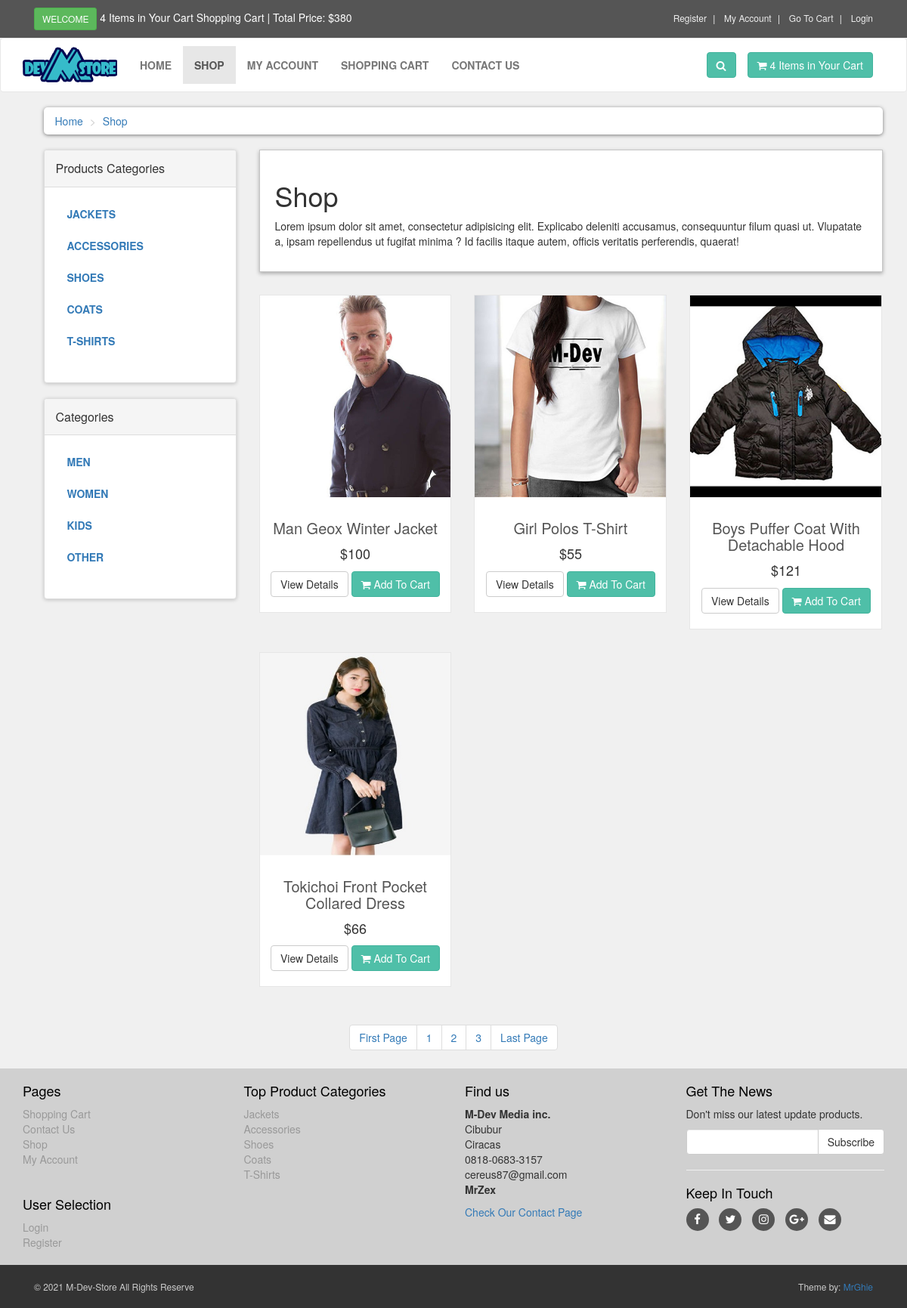
/shop.php?page=3, run on the app's committed database.
### tables this page shows
CREATE TABLE `product_categories` (
  `p_category_id` int(10) NOT NULL,
  `p_category_title` text NOT NULL,
  `p_category_desc` text NOT NULL
);

CREATE TABLE `categories` (
  `category_id` int(10) NOT NULL,
  `category_title` text NOT NULL,
  `category_desc` text NOT NULL
);

CREATE TABLE `products` (
  `product_id` int(10) NOT NULL,
  `p_category_id` int(10) NOT NULL,
  `category_id` int(10) NOT NULL,
  `date` timestamp NOT NULL DEFAULT current_timestamp() ON UPDATE current_timestamp(),
  `product_title` text NOT NULL,
  `product_img1` text NOT NULL,
  `product_img2` text NOT NULL,
  `product_img3` text NOT NULL,
  `product_price` int(10) NOT NULL,
  `product_keywords` text NOT NULL,
  `product_desc` text NOT NULL
);

### shop.php (the view, shortened to what this page needs)
<?php
    include("includes/header.php");
?>
        <div id="content">
            <div class="container">
                <div class="col-md-12">
                    <ul class="breadcrumb">
                        <li><a href="index.php">Home</a></li>
                        <li><a href="shop.php">Shop</a></li>
                    </ul>
                </div>
                <div class="col-md-3">
                    <?php include("includes/sidebar.php"); ?>
                </div>
                <div class="col-md-9">
                    <?php
                        if(!isset($_GET['p_cat']))
                        {
                            if(!isset($_GET['cat']))
                            {
                                echo "
                                    <div class='box'>
                                        <h1>Shop</h1>
                                        <p>
                                            Lorem ipsum dolor sit amet, consectetur adipisicing elit. Explicabo deleniti accusamus, consequuntur filum quasi ut.
                                            Vlupatate a, ipsam repellendus ut fugifat minima ? Id facilis itaque autem, officis veritatis perferendis, quaerat!
                                        </p>
                                    </div>";
                            }
                        }
                    ?>
                    <div class="row">
                    <?php
                       if(!isset($_GET['p_cat']))
                       {
                           if(!isset($_GET['cat']))
                           {
                               $per_page=6;
                               if(isset($_GET['page']))
                               {
                                   $page = $_GET['page'];
                               }
                               else
                               {
                                   $page=1;
                               }
                               $start_from = ($page-1) * $per_page;
                               $get_products = "select * from products order by 1 DESC LIMIT $start_from,$per_page";
                               $run_products = mysqli_query($conn,$get_products);
                               while($row_products=mysqli_fetch_array($run_products))
                               {
                                   $pro_id = $row_products['product_id'];
                                   $pro_title = $row_products['product_title'];
                                   $pro_price = $row_products['product_price'];
                                   $pro_img1 = $row_products['product_img1'];
                                   echo "
                                   <div class='col-md-4 col-sm-6 center-responsive'>
                                       <div class='product'>
                                           <a href='details.php?pro_id=$pro_id'>
                                               <img class='img-responsive' src='admin_area/product_images/$pro_img1'>
                                           </a>
                                           <div class='text'>
                                               <h3>
                                                   <a href='details.php?pro_id=$pro_id'> $pro_title </a>
                                               </h3>
                                               <p class='price'>
                                                   $$pro_price
                                               </p>
                                               <p class='button'>
                                                   <a class='btn btn-default' href='details.php?pro_id=$pro_id'>
                                                       View Details
                                                   </a>
                                                   <a class='btn btn-primary' href='details.php?pro_id=$pro_id'>
                                                       <i class='fa fa-shopping-cart'></i> Add To Cart
                                                   </a>
                                               </p>
                                           </div>
                                       </div>
                                   </div>
                                   ";
                               }
                           }
                       }
                    ?>
                    </div>
                </div>
            </div>
        </div>
        <center>
            <ul class="pagination">
                <?php
                    $per_page = 6;
                    $query = "select * from products";
                    $result = mysqli_query($conn, $query);
                    $total_records = mysqli_num_rows($result);
                    $total_pages = ceil($total_records / $per_page);
                    echo "
                        <li>
                            <a href='shop.php?page=1'> ".'First Page'." </a>
                        </li>
                    ";
                    for($i = 1; $i <= $total_pages; $i++)
                    {
                        echo "
                            <li>
                                <a href='shop.php?page=".$i."'> ".$i." </a>
                            </li>
                        ";
                    }
                    echo "
                        <li>
                            <a href='shop.php?page=".$total_pages."'> ".'Last Page'." </a>
                        </li>
                    ";
                ?>
            </ul>
        </center>
        <?php
            include("includes/footer.php");
        ?>
    </body>
</html>

### functions/functions.php (shortened to what this page needs)
<?php
    $conn = mysqli_connect("localhost", "root", "hello_world", "ecom_store");
    function getProductCategories()
    {
        global $conn;
        $get_p_cats = "select * from product_categories";
        $run_p_cats = mysqli_query($conn, $get_p_cats);
        while($row_p_cats = mysqli_fetch_array($run_p_cats))
        {
            $p_cat_id = $row_p_cats['p_category_id'];
            $p_cat_title = $row_p_cats['p_category_title'];
            echo "
                <li>
                    <a href='shop.php?p_cat=$p_cat_id'> $p_cat_title </a>
                </li>
            ";
        }
    }
    function getCategories()
    {
        global $conn;
        $get_cats = "select * from categories";
        $run_cats = mysqli_query($conn, $get_cats);
        while($row_cats = mysqli_fetch_array($run_cats))
        {
            $cat_id = $row_cats['category_id'];
            $cat_title = $row_cats['category_title'];
            echo "
                <li>
                    <a href='shop.php?cat=$cat_id'> $cat_title </a>
                </li>
            ";
        }
    }
?>

### includes/footer.php (shortened to what this page needs)
<div id="footer">
    <div class="container">
        <div class="row">
            <div class="col-sm-6 col-md-3">
                <h4>Pages</h4>
                <ul>
                    <li><a href="cart.php">Shopping Cart</a></li>
                    <li><a href="contact.php">Contact Us</a></li>
                    <li><a href="shop.php">Shop</a></li>
                    <li><a href="customer/my_account.php">My Account</a></li>
                </ul>
                <br>
                <h4>User Selection</h4>
                <ul>
                    <li><a href="checkout.php">Login</a></li>
                    <li><a href="customer_register.php">Register</a></li>
                </ul>
            </div>
            <div class="col-sm-6 col-md-3">
                <h4>Top Product Categories</h4>
                <ul>
                    <?php
                        $get_p_cats = "select * from product_categories";
                        $run_p_cats = mysqli_query($conn, $get_p_cats);
                        while($row_p_cats = mysqli_fetch_array($run_p_cats))
                        {
                            $p_cat_id = $row_p_cats['p_category_id'];
                            $p_cat_title = $row_p_cats['p_category_title'];
                            echo "
                                <li>
                                    <a href = 'shop.php?p_cat=$p_cat_id'>
                                        $p_cat_title
                                    </a>
                                </li>
                            ";
                        }
                    ?>
                </ul>
            </div>
            <div class="col-sm-6 col-md-3">
                <h4>Find us</h4>
                <p>
                    <strong>M-Dev Media inc.</strong>
                    <br/>Cibubur
                    <br/>Ciracas
                    <br/>0818-0683-3157
                    <br/>cereus87@gmail.com
                    <br/><strong>MrZex</strong>
                </p>
                <a href="contact.php">Check Our Contact Page</a>
            </div>
            <div class="col-sm-6 col-md-3">
                <h4>Get The News</h4>
                <p class="text-muted">
                    Don't miss our latest update products.
                </p>
                <form action="https://feedburner.google.com/fb/a/mailverify" method="post" target="popupwindow"
                 onsubmit="window.open('https://feedburner.google.com/fb/a/mailverify?uri=FeedbulletinForCereus87', 'popupwindow',
                 'scrollbars=yes,width=550,height=520');return true" method="post">
                    <div class="input-group">
                        <input type="text" class="form-control" name="email">
                        <span class="input-group-btn">
                            <input type="submit" value="Subscribe" class="btn btn-default">
                        </span>
                    </div>
                </form>
                <hr>
                <h4>Keep In Touch</h4>
                <p class="social">
                    <a href="#" class="fa fa-facebook"></a>
                    <a href="#" class="fa fa-twitter"></a>
                    <a href="#" class="fa fa-instagram"></a>
                    <a href="#" class="fa fa-google-plus"></a>
                    <a href="#" class="fa fa-envelope"></a>
                </p>
            </div>
        </div>
    </div>
</div>
<div id="copyright">
    <div class="container">
        <div class="col-md-6">
            <p class="pull-left">&copy; 2021 M-Dev-Store All Rights Reserve</p>
        </div>
        <div class="col-md-6">
            <p class="pull-right">Theme by: <a href="#">MrGhie</a></p>
        </div>
    </div>
</div>

### styles/style.css (style rules this page uses)
body { font-size: 14px; line-height: 1.42857143; color: #333333; background-color: #f0f0f0; overflow-x: hidden; }
.btn-primary { color: rgb(255, 255, 255); background-color: rgb(79, 191, 168); border-color: rgb(65, 179, 156); }
.box { background: #ffffff; margin: 0 0 30px; border: solid 1px #c6c6c6; box-sizing: border-box; padding: 20px; box-shadow: 0px 2px 5px rgba(0, 0, 0, .3); }
#content { padding-left: 25px; }
#content .product { background: #ffffff; border: solid 1px #e6e6e6; margin-bottom: 30px; box-sizing: border-box; }
#content .product .text { padding: 10px 10px 0px; }
#content .product .text p.price { font-size: 18px; text-align: center; font-weight: 400; }
#content .product .text .button { text-align: center; clear: both; }
#content .product .text .button .btn { margin-bottom: 10px; }
#content .product .text h3 { text-align: center; font-size: 20px; }
#content .product .text h3 a { color: rgb(85, 85, 85); }
#copyright { background: #333333; color: #cccccc; padding: 20px 0px; font-size: 12px; }
#copyright p { margin: 0px; }
.breadcrumb { padding: 8px, 15px; margin-bottom: 20px; background: #ffffff; border-radius: 5px; box-shadow: 0px 1px 5px rgba(0, 0, 0, .5); }
.breadcrumb> li + li:before { content: ">\00a0"; color: #cccccc; }
#content .panel.sidebar-menu ul.nav.category-menu li a { text-transform: uppercase; font-weight: 600; }
#footer { background: #d0d0d0; padding: 10px 0; }
#footer ul { list-style: none; padding-left: 0px; }
#footer ul a { color: #999999; padding: 10px 0; }
#footer h4 { color: #000000; }
#footer p { color: #333333; }
#footer .social { text-align: left; }
#footer .social a { margin: 0px 10px 0px 0px; display: inline-block; color: #ffffff; width: 30px; height: 30px; border-radius: 15px; line-height: 30px; font-size: 15px; text-align: center; vertical-align: bottom; background: #555555; }

### data on the page
product_categories: p_category_title "JACKETS", p_category_title "Jackets"
product_categories: p_category_title "ACCESSORIES", p_category_title "Accessories"
product_categories: p_category_title "SHOES", p_category_title "Shoes"
product_categories: p_category_title "COATS", p_category_title "Coats"
product_categories: p_category_title "T-SHIRTS", p_category_title "T-Shirts"
categories: category_title "MEN"
categories: category_title "WOMEN"
categories: category_title "KIDS"
categories: category_title "OTHER"
products: product_img1 (picture), product_title "Man Geox Winter Jacket", product_price "100"
products: product_img1 (picture), product_title "Girl Polos T-Shirt", product_price "55"
products: product_img1 (picture), product_title "Boys Puffer Coat With Detachable Hood", product_price "121"
products: product_img1 (picture), product_title "Tokichoi Front Pocket Collared Dress", product_price "66"
